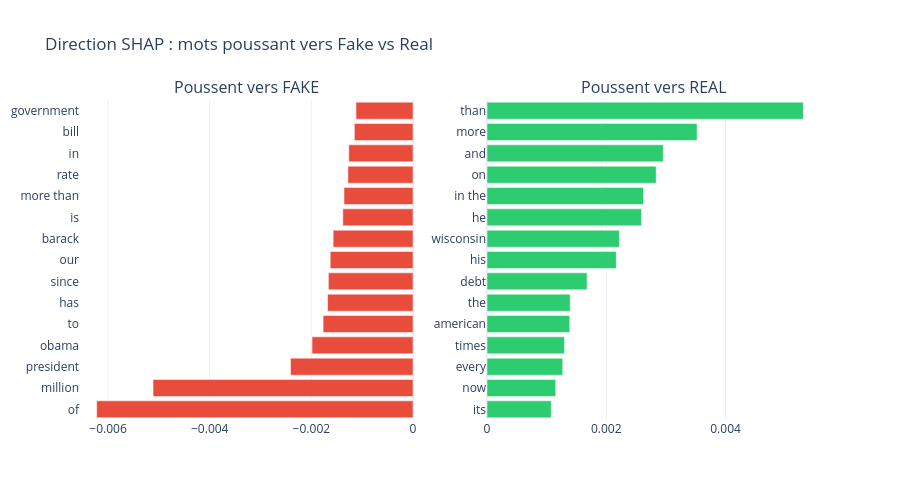

Notebook cell for this chart:
### Code cell
# Direction SHAP : quels mots poussent vers Fake vs Real
mean_shap_signed = np.asarray(shap_values.mean(axis=0)).flatten()

# Top mots poussant vers Real (positif)
top_real_idx = np.argsort(mean_shap_signed)[-15:]
# Top mots poussant vers Fake (negatif)
top_fake_idx = np.argsort(mean_shap_signed)[:15]

fig = make_subplots(rows=1, cols=2, subplot_titles=["Poussent vers FAKE", "Poussent vers REAL"])

fig.add_trace(go.Bar(
    y=feature_names[top_fake_idx], x=mean_shap_signed[top_fake_idx],
    orientation="h", marker_color="#e74c3c",
), row=1, col=1)

fig.add_trace(go.Bar(
    y=feature_names[top_real_idx], x=mean_shap_signed[top_real_idx],
    orientation="h", marker_color="#2ecc71",
), row=1, col=2)

fig.update_layout(
    title="Direction SHAP : mots poussant vers Fake vs Real",
    template="plotly_white", height=500, showlegend=False,
)
fig.show()

### Figure 1 — Plotly figure (JSON) as saved in the notebook; plotly's stock layout.template omitted (floating-point values rounded to 4 significant figures)
{"data": [{"marker": {"color": "#e74c3c"}, "orientation": "h", "type": "bar", "x": [-0.006225, -0.005115, -0.002411, -0.001986, -0.001768, -0.001681, -0.001665, -0.001629, -0.001571, -0.001381, -0.001358, -0.001281, -0.001264, -0.001154, -0.001122], "xaxis": "x", "y": ["of", "million", "president", "obama", "to", "has", "since", "our", "barack", "is", "more than", "rate", "in", "bill", "government"], "yaxis": "y"}, {"marker": {"color": "#2ecc71"}, "orientation": "h", "type": "bar", "x": [0.001077, 0.001152, 0.00127, 0.001299, 0.001387, 0.001395, 0.001678, 0.002169, 0.00222, 0.00259, 0.002625, 0.002837, 0.002955, 0.003522, 0.005305], "xaxis": "x2", "y": ["its", "now", "every", "times", "american", "the", "debt", "his", "wisconsin", "he", "in the", "on", "and", "more", "than"], "yaxis": "y2"}], "layout": {"annotations": [{"font": {"size": 16}, "showarrow": false, "text": "Poussent vers FAKE", "x": 0.225, "xanchor": "center", "xref": "paper", "y": 1, "yanchor": "bottom", "yref": "paper"}, {"font": {"size": 16}, "showarrow": false, "text": "Poussent vers REAL", "x": 0.775, "xanchor": "center", "xref": "paper", "y": 1, "yanchor": "bottom", "yref": "paper"}], "height": 500, "showlegend": false, "title": {"text": "Direction SHAP : mots poussant vers Fake vs Real"}, "xaxis": {"anchor": "y", "domain": [0, 0.45]}, "xaxis2": {"anchor": "y2", "domain": [0.55, 1]}, "yaxis": {"anchor": "x", "domain": [0, 1]}, "yaxis2": {"anchor": "x2", "domain": [0, 1]}}}
